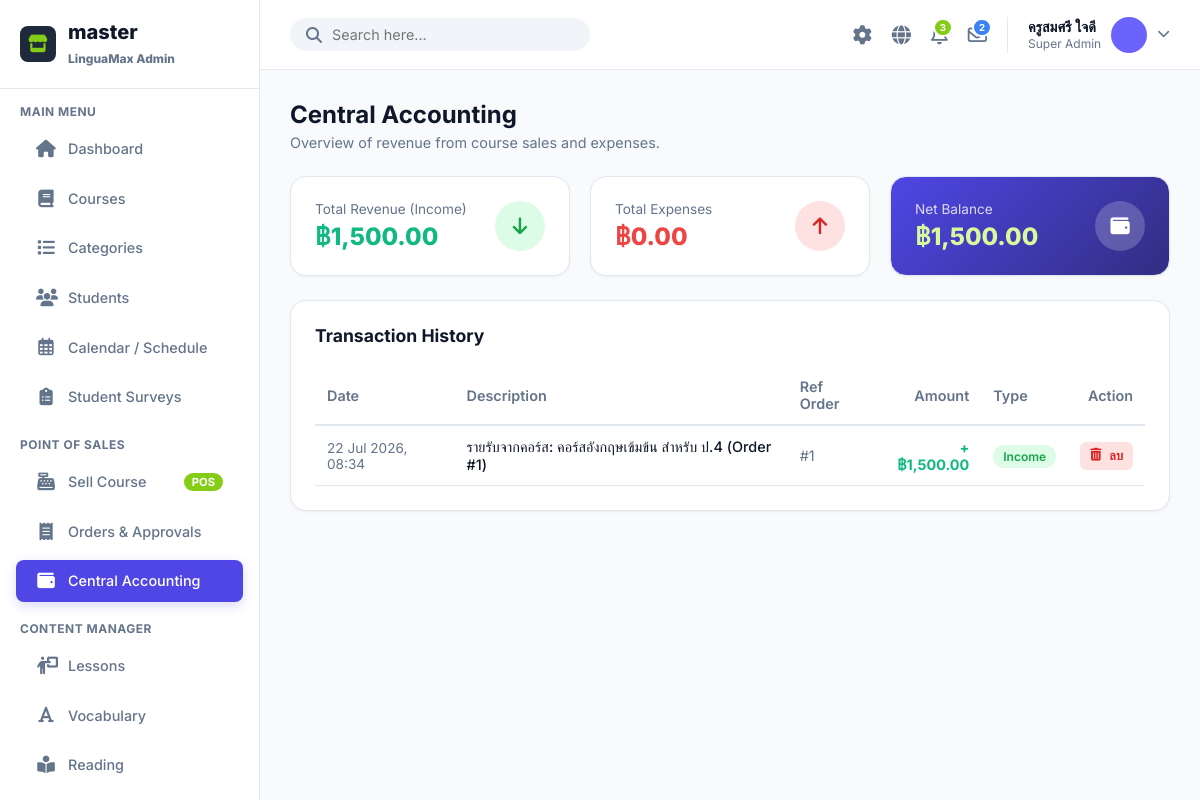
The page /admin/index.php?page=accounting (signed in) on the database its author committed.
### tables this page shows
CREATE TABLE `users` (
  `id` int(11) NOT NULL AUTO_INCREMENT,
  `code` varchar(10) NOT NULL,
  `username` varchar(50) DEFAULT NULL,
  `password` varchar(255) DEFAULT NULL,
  `fname` varchar(100) NOT NULL,
  `lname` varchar(100) NOT NULL,
  `nickname` varchar(50) NOT NULL,
  `role` enum('student','admin') DEFAULT 'student',
  `level` enum('beginner','intermediate','advanced') DEFAULT 'beginner',
  `xp` int(11) DEFAULT 0,
  `coins` int(11) DEFAULT 0,
  `avatar_color` varchar(7) DEFAULT '#6C63FF',
  `created_at` timestamp NOT NULL DEFAULT current_timestamp(),
  `updated_at` timestamp NOT NULL DEFAULT current_timestamp() ON UPDATE current_timestamp(),
  `daily_xp_goal` int(11) DEFAULT 50,
  `sound_enabled` tinyint(1) DEFAULT 1,
  `notifications_enabled` tinyint(1) DEFAULT 1,
  `character_id` varchar(50) DEFAULT 'default',
  `profile_pic` varchar(255) DEFAULT NULL,
  PRIMARY KEY (`id`),
  UNIQUE KEY `code` (`code`)
);

CREATE TABLE `accounting_logs` (
  `id` int(11) NOT NULL AUTO_INCREMENT,
  `title` varchar(255) NOT NULL,
  `type` enum('income','expense') NOT NULL,
  `amount` decimal(10,2) NOT NULL,
  `ref_order_id` int(11) DEFAULT NULL,
  `created_at` timestamp NOT NULL DEFAULT current_timestamp(),
  PRIMARY KEY (`id`)
);

### admin/page/accounting.php (the view, shortened to what this page needs)
<?php
$stmt = $db->query("SELECT SUM(amount) as total_income FROM accounting_logs WHERE type = 'income'");
$total_income = $stmt->fetchColumn() ?: 0;
$stmt = $db->query("SELECT SUM(amount) as total_expense FROM accounting_logs WHERE type = 'expense'");
$total_expense = $stmt->fetchColumn() ?: 0;
$net_balance = $total_income - $total_expense;
$stmt = $db->query("SELECT * FROM accounting_logs ORDER BY created_at DESC LIMIT 100");
$logs = $stmt->fetchAll();
?>
<div class="page-header">
    <div>
        <h1 class="page-title">Central Accounting</h1>
        <p style="color: var(--text-muted); font-size: 0.9rem; margin-top: 5px;">Overview of revenue from course sales and expenses.</p>
    </div>
</div>
<div class="kpi-row">
    <div class="card" style="margin-bottom: 0;">
        <div style="display: flex; justify-content: space-between; align-items: flex-start;">
            <div>
                <div style="color: var(--text-muted); font-size: 0.85rem; margin-bottom: 5px;">Total Revenue (Income)</div>
                <div style="font-size: 1.5rem; font-weight: 800; color: #10B981;">฿<?= number_format($total_income, 2) ?></div>
            </div>
            <div style="width: 50px; height: 50px; border-radius: 50%; display: flex; align-items: center; justify-content: center; background: #DCFCE7; color: #16A34A; font-size: 1.2rem;">
                <i class="fa-solid fa-arrow-down"></i>
            </div>
        </div>
    </div>
    <div class="card" style="margin-bottom: 0;">
        <div style="display: flex; justify-content: space-between; align-items: flex-start;">
            <div>
                <div style="color: var(--text-muted); font-size: 0.85rem; margin-bottom: 5px;">Total Expenses</div>
                <div style="font-size: 1.5rem; font-weight: 800; color: #EF4444;">฿<?= number_format($total_expense, 2) ?></div>
            </div>
            <div style="width: 50px; height: 50px; border-radius: 50%; display: flex; align-items: center; justify-content: center; background: #FEE2E2; color: #DC2626; font-size: 1.2rem;">
                <i class="fa-solid fa-arrow-up"></i>
            </div>
        </div>
    </div>
    <div class="card" style="margin-bottom: 0; background: linear-gradient(135deg, var(--primary) 0%, #312E81 100%); color: white;">
        <div style="display: flex; justify-content: space-between; align-items: flex-start;">
            <div>
                <div style="font-size: 0.85rem; margin-bottom: 5px; opacity: 0.8;">Net Balance</div>
                <div style="font-size: 1.5rem; font-weight: 800; color: #D9F99D;">฿<?= number_format($net_balance, 2) ?></div>
            </div>
            <div style="width: 50px; height: 50px; border-radius: 50%; display: flex; align-items: center; justify-content: center; background: rgba(255,255,255,0.2); font-size: 1.2rem;">
                <i class="fa-solid fa-wallet"></i>
            </div>
        </div>
    </div>
</div>
<div class="card">
    <div class="card-header">
        <h3 class="card-title">Transaction History</h3>
    </div>
    <table style="width: 100%; text-align: left; border-collapse: collapse;">
        <thead>
            <tr style="border-bottom: 2px solid var(--border);">
                <th style="padding: 12px; color: var(--text-muted);">Date</th>
                <th style="padding: 12px; color: var(--text-muted);">Description</th>
                <th style="padding: 12px; color: var(--text-muted);">Ref Order</th>
                <th style="padding: 12px; color: var(--text-muted); text-align: right;">Amount</th>
                <th style="padding: 12px; color: var(--text-muted);">Type</th>
                <th style="padding: 12px; color: var(--text-muted); text-align: right;">Action</th>
            </tr>
        </thead>
        <tbody>
            <?php foreach($logs as $log): ?>
            <tr style="border-bottom: 1px solid var(--border);">
                <td style="padding: 12px; font-size: 0.85rem; color: var(--text-muted);"><?= date('d M Y, H:i', strtotime($log['created_at'])) ?></td>
                <td style="padding: 12px; font-weight: 500;"><?= htmlspecialchars($log['title']) ?></td>
                <td style="padding: 12px; color: var(--text-muted);">
                    <?= $log['ref_order_id'] ? '#' . $log['ref_order_id'] : '-' ?>
                </td>
                <td style="padding: 12px; text-align: right; font-weight: 700; color: <?= $log['type'] === 'income' ? '#10B981' : '#EF4444' ?>;">
                    <?= $log['type'] === 'income' ? '+' : '-' ?>฿<?= number_format($log['amount'], 2) ?>
                </td>
                <td style="padding: 12px;">
                    <?php if($log['type'] === 'income'): ?>
                        <span style="background:#DCFCE7;color:#16A34A;padding:4px 10px;border-radius:20px;font-size:0.75rem;font-weight:600;">Income</span>
                    <?php else: ?>
                        <span style="background:#FEE2E2;color:#DC2626;padding:4px 10px;border-radius:20px;font-size:0.75rem;font-weight:600;">Expense</span>
                    <?php endif; ?>
                </td>
                <td style="padding: 12px; text-align: right;">
                    <form method="post" style="display:inline;" onsubmit="return confirm('Are you sure you want to delete this transaction? It cannot be undone.');">
                        <button type="submit" class="btn btn-sm" style="background: #FEE2E2; color: #DC2626; border: none; padding: 6px 10px; border-radius: 6px; cursor: pointer; transition: 0.2s;">
                            <i class="fa-solid fa-trash-can"></i> ลบ
                        </button>
                    </form>
                </td>
            </tr>
            <?php endforeach; ?>
        </tbody>
    </table>
</div>

### admin/includes/topbar.php (shortened to what this page needs)
<?php
$stmt = $db->query("SELECT * FROM users WHERE role='admin' LIMIT 1");
$admin_profile = $stmt->fetch();
$admin_name = $admin_profile ? $admin_profile['fname'] . ' ' . $admin_profile['lname'] : 'Patricia Peter';
$admin_avatar = $admin_profile['avatar_color'] ?? '#64748B';
$stmt = $db->query("SELECT COUNT(*) FROM admin_notifications WHERE is_read=0");
$unread_notifs = $stmt->fetchColumn();
$stmt = $db->query("SELECT COUNT(*) FROM admin_messages WHERE is_read=0");
$unread_msgs = $stmt->fetchColumn();
?>
<div class="topbar">
    <form class="search-bar" action="" method="GET">
        <i class="fa-solid fa-magnifying-glass" onclick="this.parentNode.submit()" style="cursor:pointer;"></i>
        <input type="text" name="q" placeholder="Search here..." value="<?= htmlspecialchars($_GET['q'] ?? '') ?>" required>
    </form>
    <div class="topbar-actions">
        <div class="action-icon" id="themeToggle" onclick="toggleTheme()" title="Toggle Dark Mode">
            <i class="fa-solid fa-gear"></i>
        </div>
        <div class="action-icon dropdown-trigger" data-target="langDropdown" title="Change Language">
            <i class="fa-solid fa-globe"></i>
        </div>
        <div class="action-icon dropdown-trigger" data-target="notifDropdown" title="Notifications">
            <?php if($unread_notifs > 0): ?>
            <span class="action-badge" style="background:#84cc16; color:white;"><?= $unread_notifs ?></span>
            <?php endif; ?>
        </div>
        <div class="action-icon dropdown-trigger" data-target="msgDropdown" title="Messages">
            <?php if($unread_msgs > 0): ?>
            <span class="action-badge" style="background:#3B82F6; color:white;"><?= $unread_msgs ?></span>
            <?php endif; ?>
        </div>
        <div class="profile dropdown-trigger" data-target="profileDropdown" style="cursor:pointer;">
            <div class="profile-info">
                <span class="profile-name"><?= htmlspecialchars($admin_name) ?></span>
                <span class="profile-role">Super Admin</span>
            </div>
            <div class="profile-img" style="background:<?= $admin_avatar ?>;"></div>
            <i class="fa-solid fa-chevron-down" style="font-size:0.8rem; color:var(--text-muted);"></i>
        </div>
    </div>
</div>

### admin/asset/css/style.css (style rules this page uses)
:root { --primary: #4F46E5; --primary-light: #E0E7FF; --secondary: #10B981; --bg: #F8FAFC; --surface: #FFFFFF; --text-main: #0F172A; --text-muted: #64748B; --border: #E2E8F0; --sidebar-width: 260px; --topbar-height: 70px; }
* { box-sizing: border-box; margin: 0; padding: 0; font-family: 'Inter', 'Prompt', sans-serif; }
body { background: var(--bg); color: var(--text-main); display: flex; height: 100vh; overflow: hidden; }
.topbar { height: var(--topbar-height); background: var(--surface); border-bottom: 1px solid var(--border); display: flex; align-items: center; justify-content: space-between; padding: 0 30px; }
.search-bar { display: flex; align-items: center; background: #F1F5F9; border-radius: 20px; padding: 8px 16px; width: 300px; }
.search-bar i { color: var(--text-muted); margin-right: 10px; }
.search-bar input { border: none; background: transparent; outline: none; width: 100%; font-size: 0.9rem; color: var(--text-main); }
.topbar-actions { display: flex; align-items: center; gap: 20px; }
.action-icon { color: var(--text-muted); font-size: 1.2rem; cursor: pointer; position: relative; }
.action-badge { position: absolute; top: -5px; right: -5px; background: #84CC16; color: white; font-size: 0.6rem; padding: 2px 5px; border-radius: 10px; font-weight: 700; border: 2px solid white; }
.profile { display: flex; align-items: center; gap: 10px; cursor: pointer; border-left: 1px solid var(--border); padding-left: 20px; }
.profile-img { width: 36px; height: 36px; border-radius: 50%; background: #CBD5E1; }
.profile-info { display: flex; flex-direction: column; }
.profile-name { font-weight: 600; font-size: 0.9rem; }
.profile-role { font-size: 0.75rem; color: var(--text-muted); }
.page-header { display: flex; justify-content: space-between; align-items: center; margin-bottom: 25px; }
.page-title { font-size: 1.5rem; font-weight: 700; color: var(--text-main); }
.card { background: var(--surface); border-radius: 16px; padding: 24px; box-shadow: 0 1px 3px rgba(0,0,0,0.05); border: 1px solid var(--border); margin-bottom: 20px; }
.card-header { display: flex; justify-content: space-between; align-items: center; margin-bottom: 20px; }
.card-title { font-weight: 700; font-size: 1.1rem; }
.btn { padding: 8px 16px; border-radius: 8px; border: none; cursor: pointer; font-weight: 600; font-size: 0.9rem; transition: 0.2s; display: inline-flex; align-items: center; gap: 8px; text-decoration: none; }
.btn-sm { padding: 6px 12px; font-size: 0.8rem; }
table { width: 100%; border-collapse: collapse; }
th, td { padding: 16px 12px; text-align: left; border-bottom: 1px solid var(--border); font-size: 0.9rem; }
th { color: var(--text-muted); font-weight: 600; border-bottom: 2px solid var(--border); }
.kpi-row { display: grid; grid-template-columns: repeat(3, 1fr); gap: 20px; margin-bottom: 24px; }
.dropdown-trigger { position: relative; cursor: pointer; }

### rows shown on the page
users: admin_name "ครูสมศรี ใจดี"
accounting_logs: created_at "22 Jul 2026, 08:34", title "รายรับจากคอร์ส: คอร์สอังกฤษเข้มข้น สำหรับ ป.4 (Order #1)", ref_order "1", amount "1,500.00", type "Income"

### other values the page prints
$unread_notifs "3"
$unread_msgs "2"
$total_income "1,500.00"
$total_expense "0.00"
$net_balance "1,500.00"
